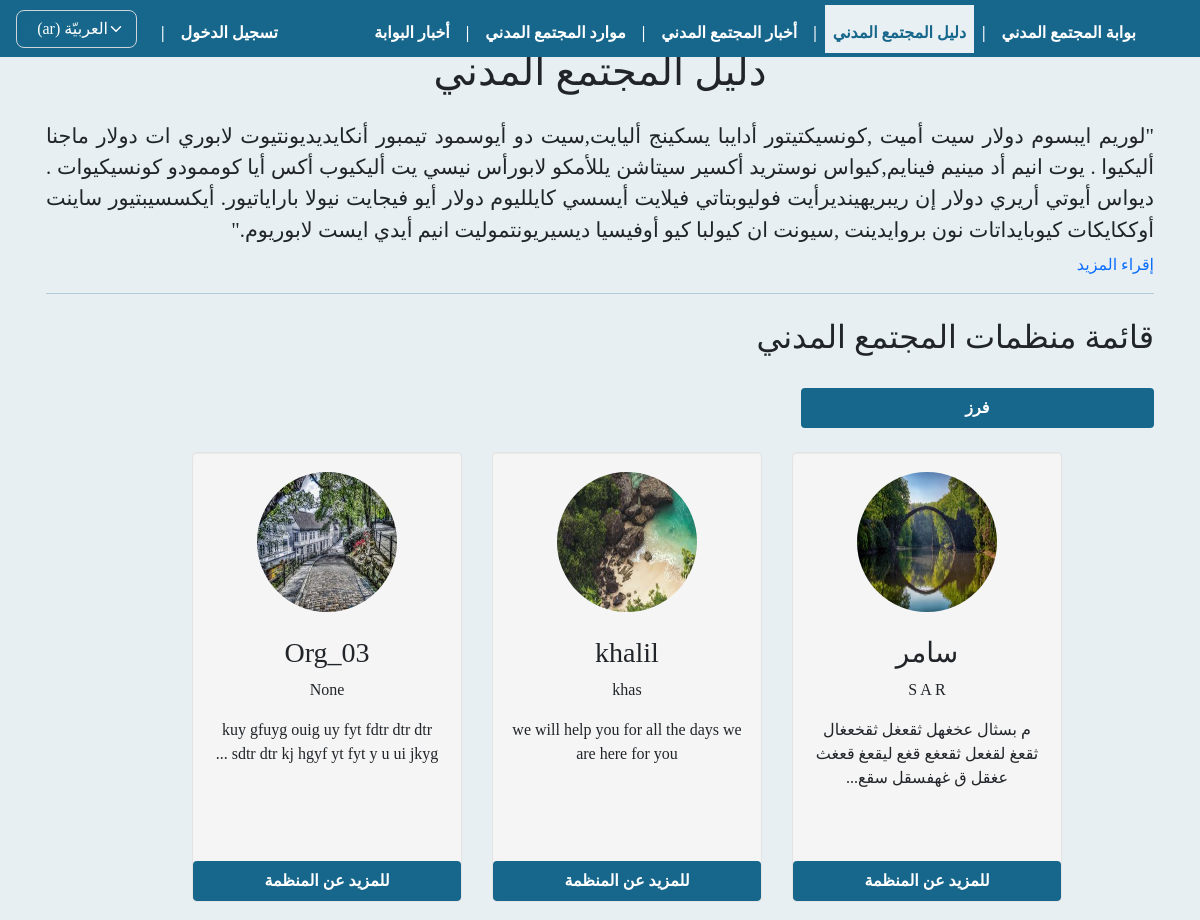
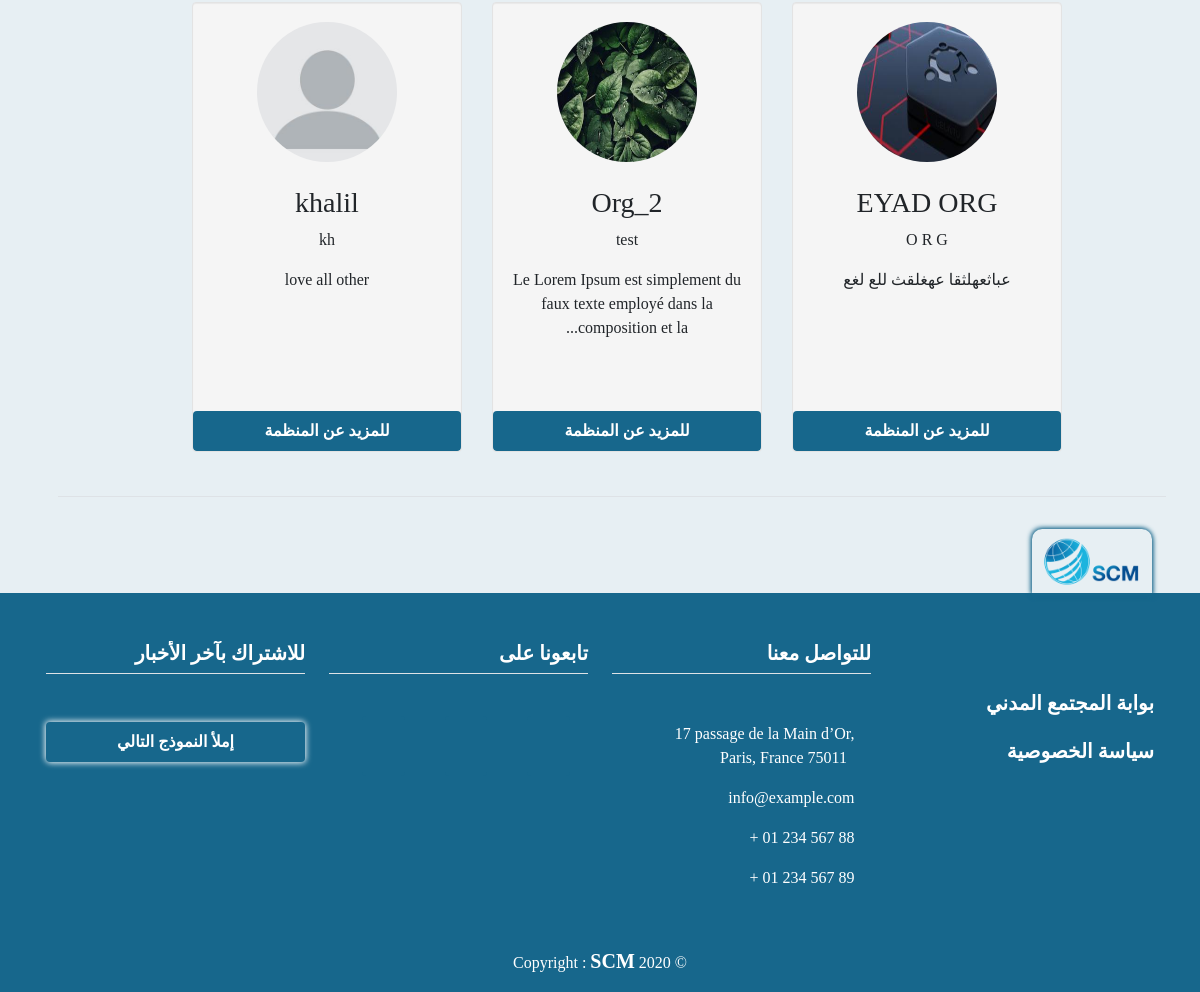
The app's page /guide/, older data (2 pictures, top to bottom).
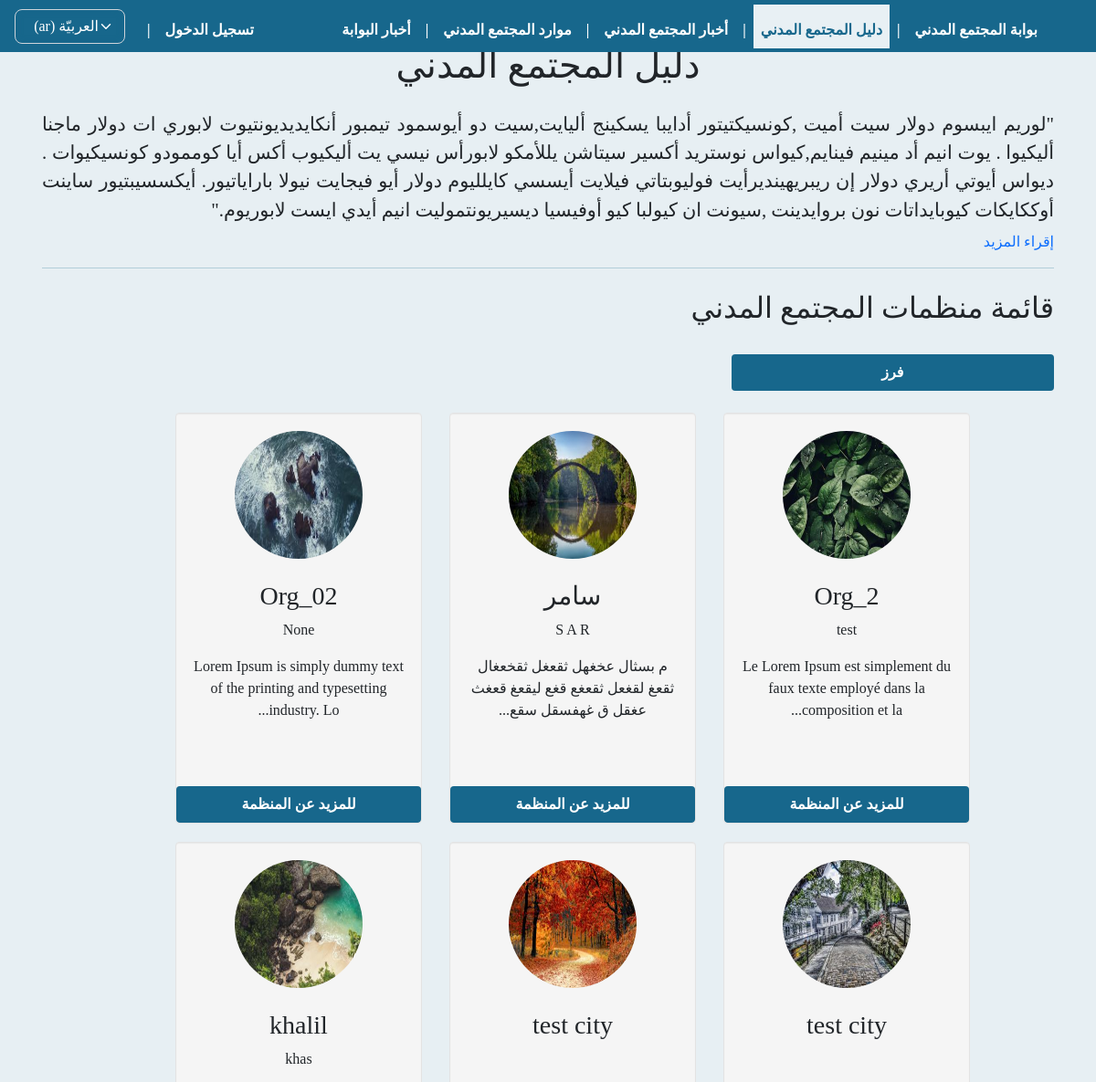
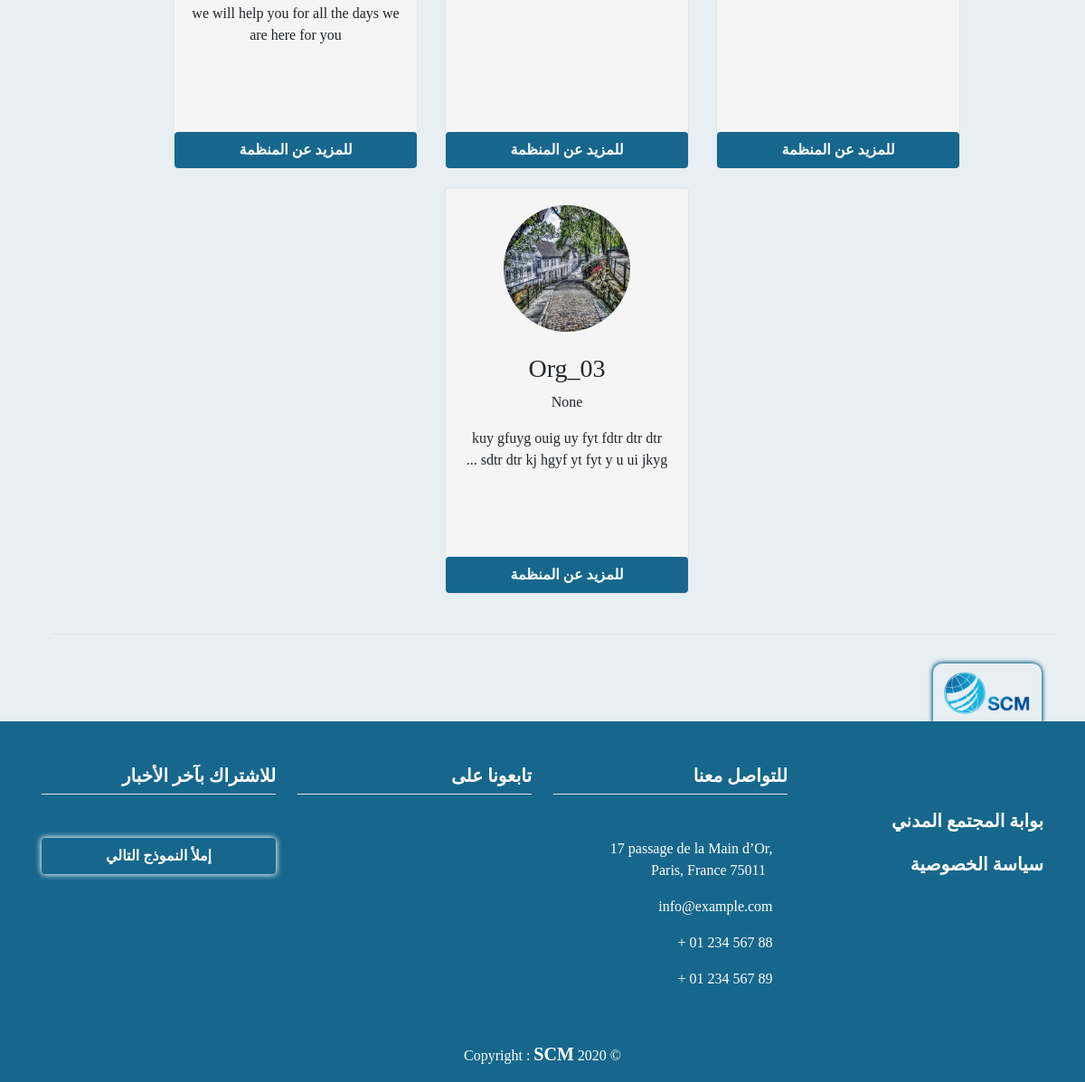
The same page, newer data (2 pictures, top to bottom).
### orgs/models.py (models this page shows, shortened)
class OrgProfile(models.Model):
    user = models.ForeignKey(
        User, on_delete=models.CASCADE, null=True, blank=True, verbose_name=_("اسم المستخدم"))
    name = models.CharField(max_length=255, null=False,
                            verbose_name=_("اسم المنظمة"))
    name_en_ku = models.CharField(max_length=255, null=True, blank=True,
                                  verbose_name=_("اسم المنظمة باللغة الانكليزية أو الكردية"))
    short_cut = models.CharField(
        max_length=255, null=True, blank=True, verbose_name=_("الاسم المختصر"))
    org_type = models.CharField(
        max_length=150, null=False, choices=MyChoices.type_CHOICES, verbose_name=_("نوع المنظمة"))
    position_work = CountryField(
        max_length=255, null=False, verbose_name=_("مكان العمل"))
    city_work = models.ForeignKey(
        City, on_delete=models.SET_NULL, null=True, blank=True, verbose_name=_("المحافظة"))
    logo = models.ImageField(upload_to="org_logos",
                             null=False, default='org_logos/default_logo.jpg', verbose_name=_("شعار المنظمة"))
    message = models.TextField(
        max_length=2000, null=False, verbose_name=_("الرؤية و الرسالة"))
    name_managing_director = models.CharField(
        max_length=255, null=True, blank=True, verbose_name=_("اسم رئيس مجلس اﻹدارة"))
    name_ceo = models.CharField(
        max_length=255, null=True, blank=True, verbose_name=_('اسم المدير التنفيذي'))
    site_web = models.URLField(
        max_length=255, null=True, blank=True, verbose_name=_('الموقع الالكتروني'))
    facebook = models.URLField(
        max_length=255, null=True, blank=True, verbose_name=_('صفحة فيسبوك'))
    twitter = models.URLField(
        max_length=255, null=True, blank=True, verbose_name=_('صفحة تويتر'))
    email = models.EmailField(max_length=255, null=True,
                              blank=True, verbose_name=_('البريد الاكتروني'))
    phone = models.CharField(max_length=100, null=True,
                             blank=True, verbose_name=_('رقم الهاتف'))
    name_person_contact = models.CharField(
        max_length=255, null=True, blank=True, verbose_name=_('اسم الشخص المسؤول عن التواصل'))
    email_person_contact = models.EmailField(
        max_length=255, null=True, blank=True, verbose_name=_('البريد الاكتروني للشخص المسؤول عن التواصل'))
    org_adress = models.CharField(
        max_length=255, null=False, verbose_name=_('عنوان المقر الرئيسي'))
    work_domain = models.CharField(
        max_length=255, choices=MyChoices.domain_CHOICES, null=False, verbose_name=_('مجال العمل'))
    target_cat = models.CharField(
        max_length=255, null=False, choices=MyChoices.target_CHOICES, verbose_name=_('الفئات المستهدفة'))
    date_of_establishment = models.CharField(
        max_length=150, null=True, blank=True, verbose_name=_('تاريخ سنة التأسيس'))
    is_org_registered = models.CharField(
        max_length=100, null=False, choices=MyChoices.bool_CHOICES, verbose_name=_('هل المنظمة مسجلة ؟'))
    org_registered_country = CountryField(
        max_length=255, null=True, blank=True, verbose_name=_("بلد التسجيل"))
    org_members_count = models.PositiveIntegerField(
        validators=[MinValueValidator(1)], null=True, blank=True, verbose_name=_('عدد اﻷعضاء'))
    org_members_womans_count = models.PositiveIntegerField(
        validators=[MinValueValidator(1)], null=True, blank=True, verbose_name=_('عدد النساء من اﻷعضاء'))
    w_polic_regulations = models.CharField(
        max_length=200, null=False, choices=MyChoices.polic_CHOICES, verbose_name=_('السياسات واللوائح المكتوبة'))
    org_member_with = models.CharField(max_length=100, null=True, blank=True, choices=MyChoices.bool_CHOICES, verbose_name=_(
        'ھل المؤسسة عضو في اي شبكة او تحالف او جسم تنسیقي؟'))
    coalition_name = models.CharField(
        max_length=255, null=True, blank=True, verbose_name=_('اسم الشبكة / التحالف'))
    publish = models.BooleanField(default=False)
    created_at = models.DateTimeField(auto_now_add=True)
    published_at = models.DateTimeField(blank=True, null=True, default=None)
    updated_at = models.DateTimeField(blank=True, null=True, default=None)

### orgs/views.py (the view)
# urls.py: path('guide/', views.guide, name="guide"),
def guide(request):
    orgs = OrgProfile.objects.filter(publish=True).order_by('-published_at')
    myFilter = OrgsFilter(request.GET, queryset=orgs)
    orgs = myFilter.qs
    paginator = Paginator(orgs, 12)
    page = request.GET.get('page')
    try:
        orgs = paginator.get_page(page)
    except(EmptyPage, InvalidPage):
        orgs = paginator.page(paginator.num_pages)
    context = {
        'orgs': orgs,
        'myFilter': myFilter,
    }
    return render(request, 'orgs//guid/orgs_guide.html', context)

### templates/orgs/guid/orgs_guide.html (shortened to what this page needs)
{% extends 'base.html' %}
{% load static i18n crispy_forms_tags %}
{% block content %}
<div class="pt-4 mt-4">
    <div class="">
        <article>
            <h1 class="text-center mb-4" data-aos="fade-left"> {% trans 'دليل المجتمع المدني' %} </h1>
            <p class="text-right text-al-just p-color h4" data-aos="fade-right">
                "لوريم ايبسوم دولار سيت أميت ,كونسيكتيتور أدايبا يسكينج أليايت,سيت دو أيوسمود تيمبور
                أنكايديديونتيوت لابوري ات دولار ماجنا أليكيوا . يوت انيم أد مينيم فينايم,كيواس نوستريد
                أكسير سيتاشن يللأمكو لابورأس نيسي يت أليكيوب أكس أيا كوممودو كونسيكيوات . ديواس
                أيوتي أريري دولار إن ريبريهينديرأيت فوليوبتاتي فيلايت أيسسي كايلليوم دولار أيو فيجايت
                نيولا باراياتيور. أيكسسيبتيور ساينت أوككايكات كيوبايداتات نون بروايدينت ,سيونت ان كيولبا
                كيو أوفيسيا ديسيريونتموليت انيم أيدي ايست لابوريوم."
            </p>
            <a href="#collapseText" id="collapsRead" class="nav-toggle text-decoration-none" data-toggle="collapse">
                {% trans "إقراء المزيد" %}
            </a>
        </article>
        <hr>
        <div class="row mt-4">
            {% if orgs %}
            <h2 data-aos="fade-left"> {% trans 'قائمة منظمات المجتمع المدني' %} </h2>
            <div class="col-lg-4 col-md-12 col-sm-12 col-xs-12" data-aos="fade-right">
                <a class="btn btn-block mt-4" data-toggle="collapse" href="#collapseFiltre" aria-expanded="false"
                    aria-controls="collapseFiltre">{% trans 'فرز' %}</a>
            </div>
            <div class="col-lg-4 col-md-12 col-sm-12 col-xs-12" data-aos="fade-right">
            </div>
            <div class="col-lg-4 col-md-12 col-sm-12 col-xs-12" data-aos="fade-right">
            </div>
            <div class="row justify-content-center pt-4">
                <br>
                <br>
                {% for org in orgs %}
                <div class="span3 well" data-aos="fade-left">
                    <center>
                        <a href="{% url 'particip_detail' org.id %}">
                            <img src="{{ org.logo.url }}" name="{{ org.name_en_ku }}" title="{{ org.name_en_ku }}"
                                width="140" height="140" class="img-circle"></a>
                        <h3 class="mt-4">{{ org.name }}</h3>
                        <p>{{ org.short_cut }}</p>
                        <p>{{ org.message|truncatechars:80 }}</p>
                        <p>
                            <a href="{% url 'particip_detail' org.id %}" class="btn btn-block">
                                {% trans 'للمزيد عن المنظمة' %} </a>
                        </p>
                    </center>
                </div>
                {% endfor %}
                <div class="pagination row border-top mt-4 pt-4" dir="ltr">
                </div>
            </div>
            {% else %}
            <h3> {% trans 'حالياً لا يوجد منظمات مسجله او موافق عليها' %} </h3>
            {% endif %}
        </div>
    </div>
</div>
{% endblock %}

Row changes from the older to the newer data that the page shows:
no longer on this page (row edited): OrgProfile: logo (picture), name "EYAD ORG", short_cut "O R G", message "عباثعهلثقا عهغلقث للع لغع"
no longer on this page (row edited): OrgProfile: logo (placeholder picture), name "khalil", short_cut "kh", message "love all other"
changed OrgProfile "Org_2": moves up the list
now on this page (row edited): OrgProfile: logo (picture), name "Org_02", short_cut "None", message "Lorem Ipsum is simply dummy text of the printing and typesetting industry. Lo..."
now on this page (row edited): OrgProfile: logo (picture), name "test city"
now on this page (row edited): OrgProfile: logo (picture), name "test city"
